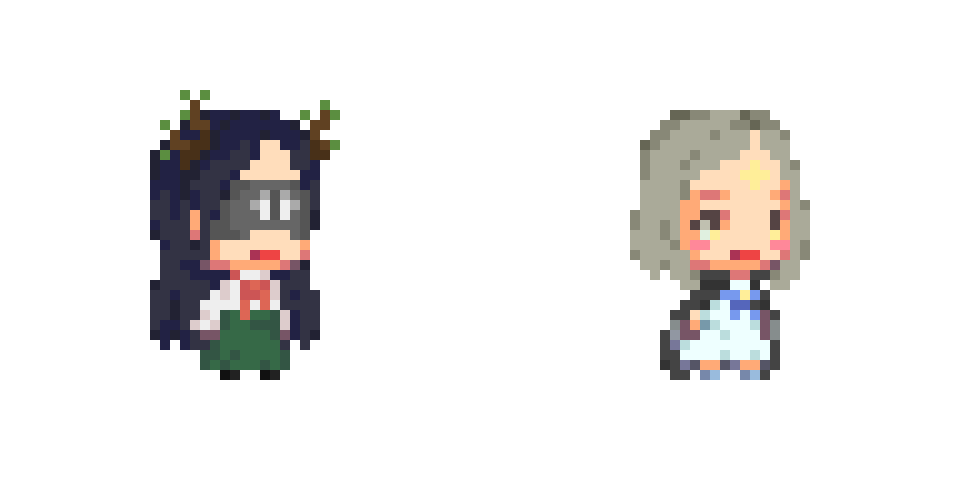
#> input picture assets/characters/人物.png, 960 x 480 px, given in place of forest-middle-source.png, which was not available
$ python prepare_art_assets.py
#> lines starting #> are read from the running program, lines starting #| are printed output that depends on the picture; pictures that were not available may be replaced by others from this repository, and a replacement may not be noted
"""Build the local pixel-art assets used by the birthday forest.

The source sheets in assets/vendor are CC0 works documented in README.md.
Derived files remain deliberately small and are enlarged with nearest-neighbour
rendering in the game so their pixel grid stays compatible with the characters.
"""

from pathlib import Path
from shutil import copyfile

from PIL import Image, ImageChops, ImageDraw, ImageEnhance


ROOT = Path(__file__).resolve().parents[1]
VENDOR = ROOT / "assets" / "vendor"
FOREST = ROOT / "assets" / "forest"
PROPS = ROOT / "assets" / "props"
GALLERY = ROOT / "assets" / "gallery"
CHARACTERS = ROOT / "assets" / "characters"

for directory in (FOREST, PROPS, GALLERY):
    directory.mkdir(parents=True, exist_ok=True)


def crop_alpha(image: Image.Image, padding: int = 0) -> Image.Image:
    image = image.convert("RGBA")
    bbox = image.getchannel("A").getbbox()
    if not bbox:
        return image
    left, top, right, bottom = bbox
    return image.crop((max(0, left - padding), max(0, top - padding), min(image.width, right + padding), min(image.height, bottom + padding)))


def nearest(image: Image.Image, scale: int) -> Image.Image:
    return image.resize((image.width * scale, image.height * scale), Image.Resampling.NEAREST)


# [5 lines left out: function tint_multiply, not called in this run]


# Forest of Illusion: keep the native low-resolution layers for live parallax.
copyfile(VENDOR / "forest-back-source.png", FOREST / "back.png")
copyfile(VENDOR / "forest-middle-source.png", FOREST / "middle.png")
copyfile(VENDOR / "forest-tiles-source.png", FOREST / "tiles.png")

middle = Image.open(VENDOR / "forest-middle-source.png").convert("RGBA")
#> middle is the input picture: PIL image 960x480 RGBA; mean R, G, B, A 26.8, 25.2, 23.7, 43.4
foreground = middle.crop((0, 170, middle.width, middle.height))
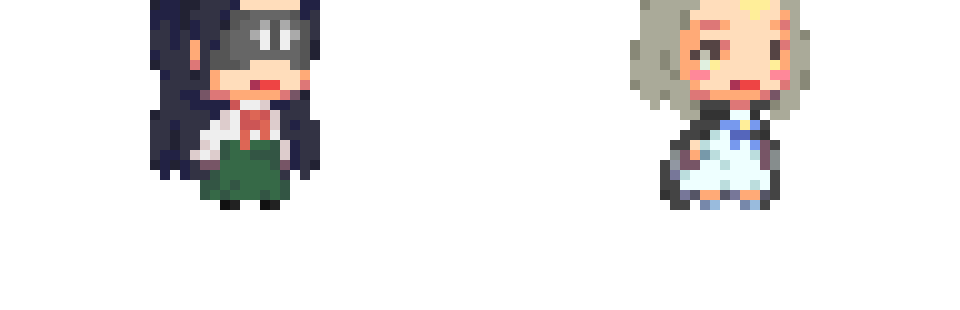
#> foreground: PIL image 960x310 RGBA; mean R, G, B, A 31.9, 29.4, 28.3, 51.7; transparent parts drawn white
foreground.save(FOREST / "foreground.png", optimize=True)

tiles = Image.open(VENDOR / "forest-tiles-source.png").convert("RGBA")
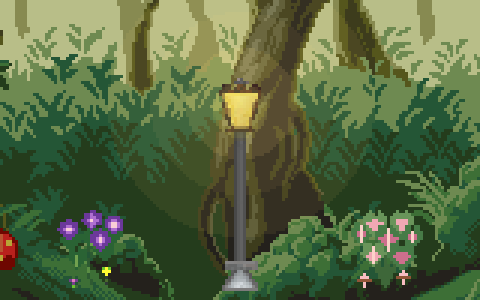
#> input picture assets/gallery/lantern-memory.png, 480 x 300 px, given in place of forest-tiles-source.png, which was not available
#> tiles is the input picture: PIL image 480x300 RGBA; mean R, G, B, A 85.9, 104.6, 64.2, 255
# Use only the continuous centre of the floating platform. Cropping the whole
# platform leaves transparent side margins which become obvious rectangular
# gaps when repeated across the path.
path_tile = tiles.crop((30, 4, 62, 28))
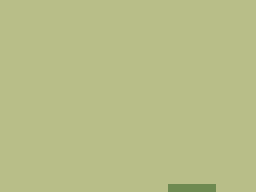
#> path_tile: PIL image 32x24 RGBA (shown 8 times larger); mean R, G, B, A 183.4, 189.6, 135.6, 255
path_tile.save(FOREST / "path-tile.png", optimize=True)

# Build an opaque lower-ground texture from four different rock sections in
# the same sheet.  The solid backing removes the floating-platform's tapered
# alpha edge, while the varied quadrants prevent an obvious repeated crop.
earth_tile = Image.new("RGBA", (64, 56), (39, 51, 37, 255))
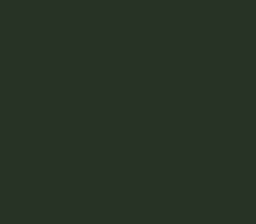
#> earth_tile: PIL image 64x56 RGBA (shown 4 times larger); mean R, G, B, A 39, 51, 37, 255
earth_patches = [
    (tiles.crop((108, 40, 140, 68)), (0, 0), False),
    (tiles.crop((124, 40, 156, 68)), (32, 0), True),
    (tiles.crop((104, 48, 136, 76)), (0, 28), True),
    (tiles.crop((128, 48, 160, 76)), (32, 28), False),
]
for patch, position, flip in earth_patches:
    if flip:
        patch = patch.transpose(Image.Transpose.FLIP_LEFT_RIGHT)
    earth_tile.alpha_composite(patch, position)
#> this loop made 4 passes
#> (position, flip) on passes 1 to 4: ((0, 0), False), ((32, 0), True), ((0, 28), True), ((32, 28), False)
#> pass 3, `patch = patch.transpose(Image.Transpose.FLIP_LEFT_RIGHT)`:
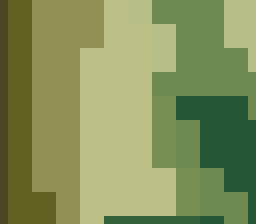
#> patch: PIL image 32x28 RGBA (shown 8 times larger); mean R, G, B, A 132.1, 144.6, 89.9, 255
#> after the loop:
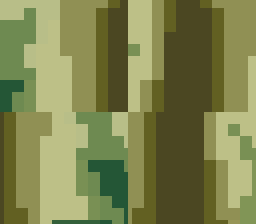
#> earth_tile: PIL image 64x56 RGBA (shown 4 times larger); mean R, G, B, A 125.7, 130.5, 77.5, 255

# A subtle low-band shade lets the texture recede without covering its pixels.
earth_shade = Image.new("RGBA", earth_tile.size, (0, 0, 0, 0))
#> earth_shade: PIL image 64x56 RGBA; every value is 0
earth_shade_draw = ImageDraw.Draw(earth_shade)
for y in range(earth_tile.height):
    alpha = max(0, int((y - 20) / 36 * 38))
    earth_shade_draw.line((0, y, earth_tile.width, y), fill=(8, 20, 18, alpha))
earth_tile = Image.alpha_composite(earth_tile, earth_shade)
earth_tile.save(FOREST / "earth-tile.png", optimize=True)


# Forest sign from thekingphoenix's 32px CC0 sheet.
forest_props = Image.open(VENDOR / "forest-props-source.png").convert("RGBA")
sign = crop_alpha(forest_props.crop((324, 6, 392, 78)), 1)
#> in crop_alpha, `image = image.convert("RGBA")`:
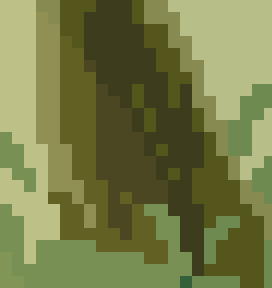
#> image: PIL image 68x72 RGBA (shown 4 times larger); mean R, G, B, A 117.9, 123.2, 70.6, 255
#> in crop_alpha, `bbox = image.getchannel("A").getbbox()`: bbox = (0, 0, 68, 72)
#> in crop_alpha, `left, top, right, bottom = bbox`: left = 0; right = 68; bottom = 72
sign.save(PROPS / "sign.png", optimize=True)

# Side-view bench from the CC0 City Icons sheet.
#> (the run stopped early here; a loop or call above may not have finished)
